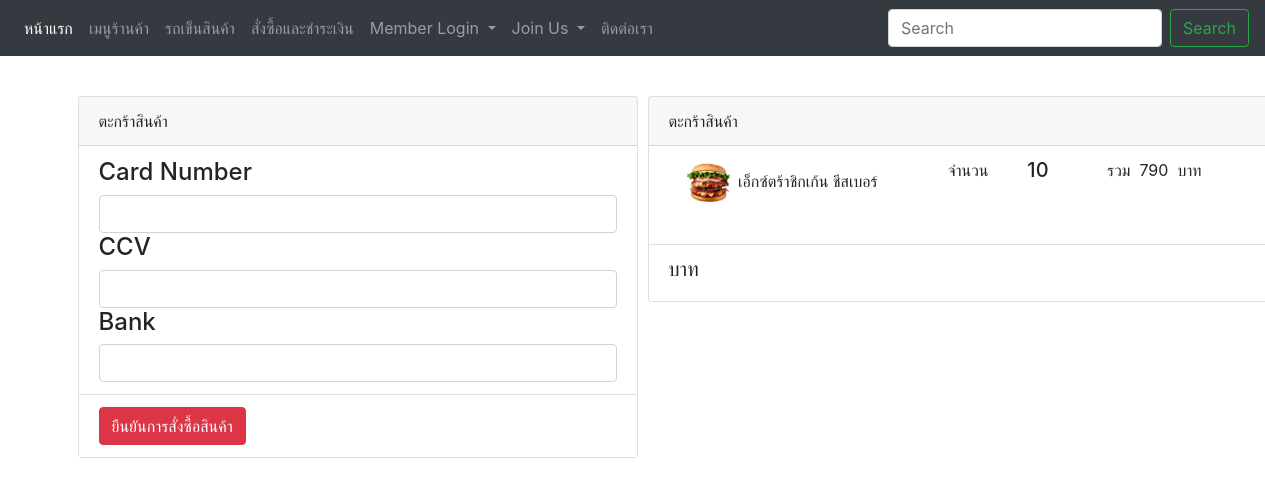
The page /checkout.php (signed in) on the database its author committed.
### tables this page shows
CREATE TABLE `orders` (
  `OrderID` int(10) NOT NULL,
  `Total_cost` float DEFAULT NULL,
  `Quantity` int(5) DEFAULT NULL,
  `UserID` int(8) DEFAULT NULL,
  `ProductID` int(8) DEFAULT NULL
);

CREATE TABLE `product` (
  `Product_ID` int(8) NOT NULL,
  `Product_name` varchar(30) NOT NULL,
  `Image_name` varchar(500) NOT NULL,
  `Price` float DEFAULT NULL,
  `Description` varchar(500) NOT NULL,
  `ingredient` varchar(100) NOT NULL
);

### checkout.php (the view, shortened to what this page needs)
<?php
include_once ('db.php');
 ?>
<!doctype html>
<html lang="en">
  <head>
    <link rel="stylesheet" href="https://stackpath.bootstrapcdn.com/bootstrap/4.3.1/css/bootstrap.min.css">
    <nav class="navbar navbar-expand-lg navbar-dark bg-dark fixed-top">
  <div class="collapse navbar-collapse" id="navbarNavDropdown">
    <ul class="navbar-nav">
      <li class="nav-item active">
        <a class="nav-link" href="index.php">หน้าแรก <span class="sr-only">(current)</span></a>
      </li>
      <li class="nav-item ">
        <a class="nav-link" href="menu.php">เมนูร้านค้า </a>
      </li>
      <li class="nav-item ">
        <a class="nav-link" href="cart.php">รถเข็นสินค้า </a>
      </li>
      <li class="nav-item ">
        <a class="nav-link" href="checkout.php">สั่งซื้อและชำระเงิน </a>
      </li>
      <li class="nav-item dropdown ">
      <?php  if(isset($_SESSION['User_ID'])){ ?>
       <a class="nav-link dropdown-toggle" href="Logintest.php" id="navbarDropdownMenuLink" role="button" data-toggle="dropdown" aria-haspopup="true" aria-expanded="false">
        Member Login
      </a>
    </li>
      <?php } else{ ?>
        <li class="nav-item ">
        <a class="nav-link" href="Logintest.php">Login</a>
      </li>
      <?php } ?>
      <li class="nav-item dropdown">
        <a class="nav-link dropdown-toggle" href="#" id="navbarDropdownMenuLink" role="button" data-toggle="dropdown" aria-haspopup="true" aria-expanded="false">
          Join Us
        </a>
      </li>
      <li class="nav-item ">
        <a class="nav-link" href="Contact.html">ติดต่อเรา </a>
      </li>
    </ul>
  </div>
<form class="form-inline" action="menuSearch.php" method="GET">
    <input class="form-control mr-sm-2" name="strSearch" type="search" placeholder="Search" aria-label="Search">
    <button class="btn btn-outline-success my-2 my-sm-0" type="submit">Search</button>
  </form>
</nav>
  </head>
  <body>
<br>
<br>
<br>
<br>
<div class="container">
  <div class="row">
    <div class="col-6">
            <div class="card" style="width: 35rem;">
        <div class="card-header">
          ตะกร้าสินค้า
        </div>
        <form action="<?php echo $_SERVER['PHP_SELF']; ?>" method="post">
        <ul class="list-group list-group-flush">
          <li class="list-group-item">
                  <h4>Card Number</h4>
                  <input type="text" class="form-control" name="cardNumber" maxlength="60">
                  <h4>CCV</h4>
                  <input type="text" class="form-control" name="ccv" maxlength="3">
                  <h4>Bank</h4>
                  <input type="text" class="form-control" name="bank" maxlength="60">
          </li>
          <li class="list-group-item">
            <button type="submit" name="submit" class="btn btn-danger">ยืนยันการสั่งซื้อสินค้า</button>
          </li>
        </ul>
      </form>
      </div>
    </div>
    <div class="col-6">
      <div class="card" style="width: 40rem;">
        <div class="card-header">
          ตะกร้าสินค้า
        </div>
        <ul class="list-group list-group-flush">
          <li class="list-group-item">
            <?php
            $id = $_SESSION['User_ID'];
            $orderlist = "SELECT * FROM orders WHERE UserID = $id" ;
            $con->query("SET NAMES UTF8");
            $query = $con->query($orderlist);
             $resultArray = array();
            $i = 0;
            while ($result2 = $query->fetch_array()) {
              $resultArray[$i] = $result2;
              $i++;
            }
            if($resultArray != null){
              $allPrice = 0;
              foreach($resultArray as $item){
                 $a = $item['ProductID'];
                 $productlist = "SELECT * FROM product WHERE Product_ID = $a";
                  $query2 = $con->query($productlist);
                  $result3 = $query2->fetch_array();
                     $allPrice = $allPrice + $item['Total_cost'];
                ?>
                  <div class="container">
                  <div class="row">
                    <div class="col-5">
                      <a ><img src="<?php echo  $result3['Image_name']; ?>" width="50" height="50" class="rounded-circle" alt="" /></a>
                      <?php echo $result3['Product_name']; ?>
                    </div>
                    <div class="col-7">
                       <div class="container">
                         <div class="row">
                           <div class="col-3">
                             <h9>จำนวน</h9>
                           </div>
                           <div class="col-3">
                            <h5><?php echo $item['Quantity']; ?></h5>
                           </div>
                           <div class="col-6">
                              รวม&nbsp;&nbsp;<?php echo $item['Total_cost']; ?>&nbsp;&nbsp;บาท
                           </div>
                         </div>
                       </div>
                   </div>
                  </div>
                </div>
                    <br>
              <?php }}?>
              <li class="list-group-item">
            <h5><?php
            if (!$resultArray === NULL) {
            echo $allPrice;
            }?> บาท</h5>
          </li>
      </div>
    </div>
  </div>
</div>
<br>
<br><br>
  </body>

### rows shown on the page
orders: ProductID.Image_name (picture), ProductID.Product_name "เอ็กซ์ตร้าชิกเก้น ชีสเบอร์", Quantity "10", Total_cost "790"
